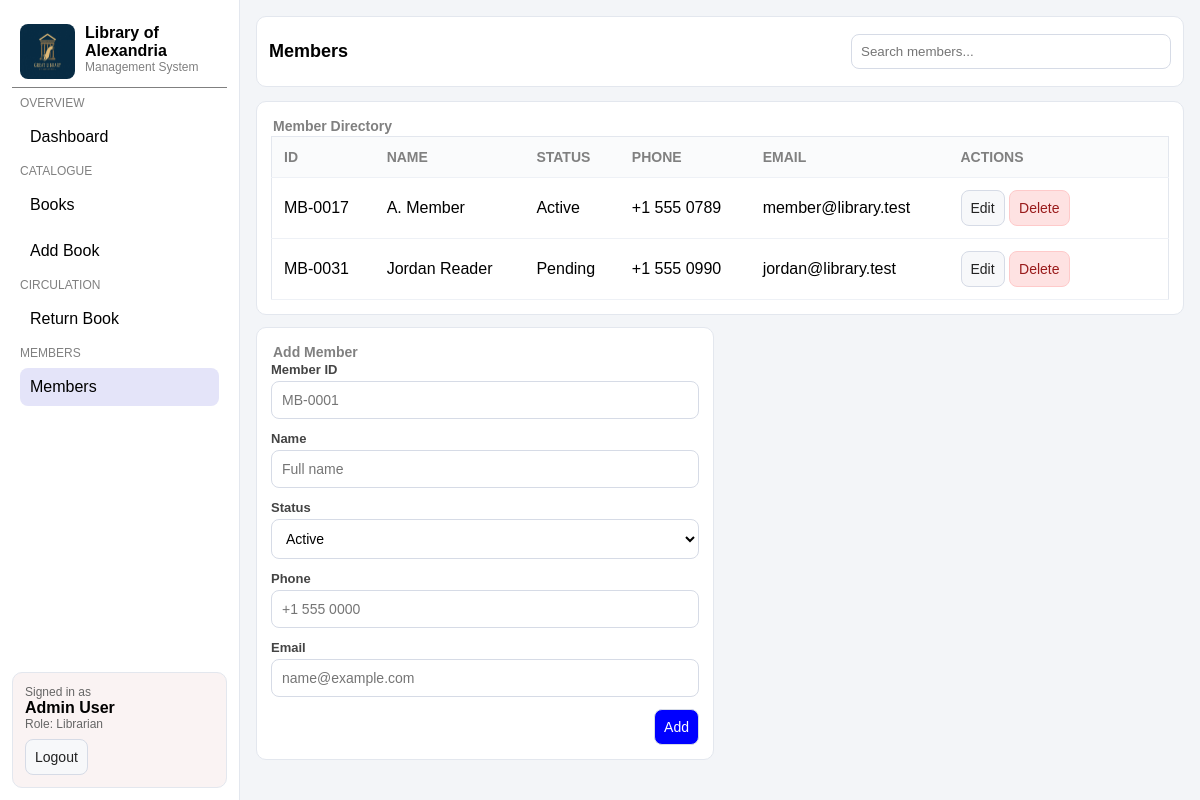
/members.php (signed in), run on an earlier commit of the app's database.
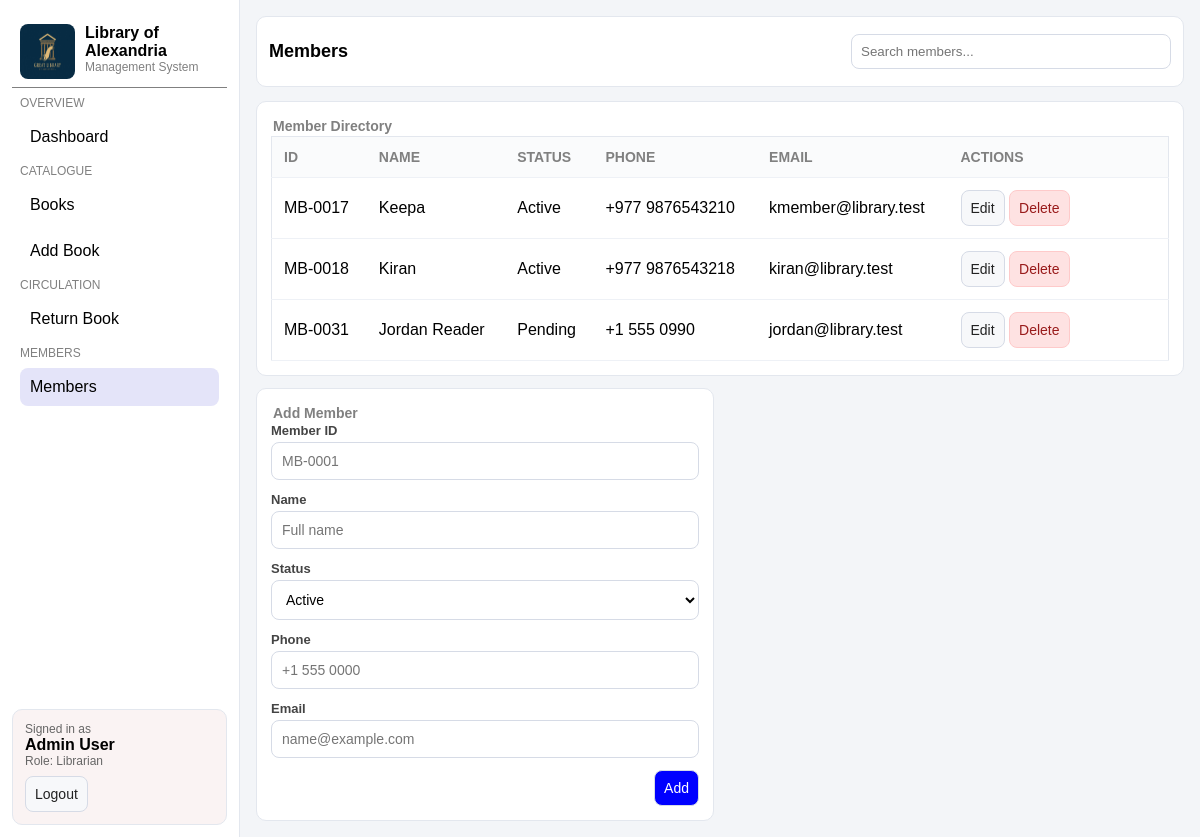
And on a later commit of the database.
### tables this page shows
CREATE TABLE IF NOT EXISTS members (
  id         VARCHAR(32)  NOT NULL,
  name       VARCHAR(255) NOT NULL,
  status     VARCHAR(20)  NOT NULL DEFAULT 'Active',
  phone      VARCHAR(40)  NULL,
  email      VARCHAR(255) NULL,
  created_at TIMESTAMP    NOT NULL DEFAULT CURRENT_TIMESTAMP,
  PRIMARY KEY (id)
);

### auth_check.php (called while the page is built, shortened)
<?php
$adminName = $_SESSION['admin_name'];

### members.php (the view, shortened to what this page needs)
<?php
require_once 'auth_check.php';
require_once 'db_connect.php';
$activePage = 'members';
$q      = trim($_GET['q'] ?? '');
if ($q !== '') {
    $like = "%$q%";
    $stmt = $conn->prepare('SELECT * FROM members WHERE id LIKE ? OR name LIKE ? OR phone LIKE ? OR email LIKE ? ORDER BY created_at DESC');
    $stmt->bind_param('ssss', $like, $like, $like, $like);
    $stmt->execute();
    $members = $stmt->get_result()->fetch_all(MYSQLI_ASSOC);
} else {
    $members = $conn->query('SELECT * FROM members ORDER BY created_at DESC')->fetch_all(MYSQLI_ASSOC);
}
require_once 'header.php';
?>
      <header class="topbar">
        <h1>Members</h1>
        <div class="actions">
          <form class="search" action="members.php" method="get">
            <input type="text" name="q" placeholder="Search members..." value="<?php echo htmlspecialchars($q); ?>">
          </form>
        </div>
      </header>
      <section class="grid">
        <div class="card span-12">
          <h2>Member Directory</h2>
          <div class="table-wrap">
            <table>
              <thead>
                <tr>
                  <th>ID</th>
                  <th>Name</th>
                  <th>Status</th>
                  <th>Phone</th>
                  <th>Email</th>
                  <th style="width:220px">Actions</th>
                </tr>
              </thead>
              <tbody>
              <?php foreach ($members as $m): ?>
                <tr>
                  <td><?php echo htmlspecialchars($m['id']); ?></td>
                  <td><?php echo htmlspecialchars($m['name']); ?></td>
                  <td><?php echo htmlspecialchars($m['status']); ?></td>
                  <td><?php echo htmlspecialchars($m['phone']); ?></td>
                  <td><?php echo htmlspecialchars($m['email']); ?></td>
                  <td>
                    <a class="btn" href="members.php?edit=<?php echo urlencode($m['id']); ?>">Edit</a>
                    <form action="members.php" method="post" style="display:inline" onsubmit="return confirm('Delete this member?');">
                      <button class="btn danger" type="submit">Delete</button>
                    </form>
                  </td>
                </tr>
              <?php endforeach; ?>
              </tbody>
            </table>
          </div>
        </div>
        <div class="card span-6">
          <h2>Add Member</h2>
          <form action="members.php" method="post" autocomplete="on">
            <div class="form-grid">
              <div class="field">
                <label for="member_id">Member ID</label>
                <input id="member_id" name="id" placeholder="MB-0001" required>
              </div>
              <div class="field">
                <label for="member_name">Name</label>
                <input id="member_name" name="name" placeholder="Full name" required>
              </div>
              <div class="field">
                <label for="member_status">Status</label>
                <select id="member_status" name="status">
                  <option>Active</option>
                </select>
              </div>
              <div class="field">
                <label for="member_phone">Phone</label>
                <input id="member_phone" name="phone" placeholder="+1 555 0000">
              </div>
              <div class="field">
                <label for="member_email">Email</label>
                <input id="member_email" name="email" placeholder="name@example.com">
              </div>
            </div>
            <div class="form-actions">
              <button class="btn primary" type="submit">Add</button>
            </div>
          </form>
        </div>
      </section>
<?php require_once 'footer.php'; ?>

### header.php (shortened to what this page needs)
<!DOCTYPE html>
<html lang="en">
<head>
    <link rel="stylesheet" href="heisenberg.css">
</head>
<body>
  <div class="app">
    <aside class="sidebar">
      <div class="logo">
        <img src="pic.jpg" alt="Library logo">
        <div>
          <b>Library of Alexandria</b>
          <div class="subtitle">Management System</div>
        </div>
      </div>
      <nav class="nav">
        <div class="nav-section">OVERVIEW</div>
        <a <?php if ($activePage === 'dashboard') echo 'class="active"'; ?> href="library.php">Dashboard</a>
        <div class="nav-section">CATALOGUE</div>
        <a <?php if ($activePage === 'books') echo 'class="active"'; ?> href="book.php">Books</a>
        <a <?php if ($activePage === 'addbook') echo 'class="active"'; ?> href="addbook.php">Add Book</a>
        <div class="nav-section">CIRCULATION</div>
        <a <?php if ($activePage === 'returnbook') echo 'class="active"'; ?> href="returnbook.php">Return Book</a>
        <div class="nav-section">MEMBERS</div>
        <a <?php if ($activePage === 'members') echo 'class="active"'; ?> href="members.php">Members</a>
      </nav>
      <div class="sidebar-footer">
        <div class="role">Signed in as</div>
        <b><?php echo htmlspecialchars($adminName); ?></b>
        <div class="role">Role: Librarian</div>
        <a class="btn logout-btn" href="logout.php">Logout</a>
      </div>
    </aside>
    <main class="content">

### footer.php
    </main>
  </div>
</body>
</html>

### heisenberg.css (style rules this page uses)
* { box-sizing: border-box; }
body { margin: 0; font-family: Arial, Helvetica, sans-serif; background: #f3f5f8; color: black; }
.app { display: flex; }
.sidebar { width: 240px; background: white; border-right: 1px solid #e3e7ee; padding: 16px 12px; position: fixed; top: 0; left: 0; bottom: 0; }
.content { margin-left: 240px; padding: 16px; width: 100%; }
.logo { display: flex; gap: 10px; padding: 8px; border-bottom: 1px solid grey; }
.logo img { width: 55px; height: 55px; border-radius: 8px; }
.logo .subtitle { font-size: 12px; color: grey; }
.nav-section { font-size: 12px; color: grey; margin: 8px; }
.nav a { display: block; text-decoration: none; color: black; padding: 10px; border-radius: 8px; margin: 8px; }
.nav a.active { background: rgb(228, 228, 249); }
.sidebar-footer { position: absolute; left: 12px; right: 12px; bottom: 12px; border: 1px solid #e3e7ee; border-radius: 10px; padding: 12px; background: rgb(250, 243, 243); }
.sidebar-footer .role { color: #666; font-size: 12px; }
.logout-btn { margin-top: 8px; display: block; text-align: center; font-size: 13px; }
.topbar { display: flex; justify-content: space-between; align-items: center; background-color: white; border: 1px solid #e3e7ee; border-radius: 10px; padding: 12px; }
.topbar h1 { font-size: 18px; }
.topbar .actions { display: flex; align-items: center; gap: 10px; }
.search input { padding: 9px; border: 1px solid #d6dbe6; border-radius: 8px; width: 320px; }
.grid { margin-top: 14px; display: grid; grid-template-columns: repeat(12, 1fr); gap: 12px; }
.card { background: #fff; border: 1px solid #e3e7ee; border-radius: 10px; padding: 14px; }
.card h2 { margin: 2px; font-size: 14px; color: grey; }
.span-6 { grid-column: span 6; }
.span-12 { grid-column: span 12; }
.btn { display: inline-block; padding: 9px; border-radius: 8px; border: 1px solid #d6dbe6; background: #f7f8fa; color: #222; text-decoration: none; cursor: pointer; font-size: 14px; }
.btn.primary { background: blue; color: #fff; }
.btn.danger { background: #fee2e2; border-color: #fecaca; color: #991b1b; }
.table-wrap { overflow-x: auto; }
table { width: 100%; border-collapse: collapse; min-width: 720px; background: white; border: 1px solid #e3e7ee; }
th, td { padding: 12px; border-bottom: 1px solid #eef1f6; text-align: left; }
th { font-size: 14px; text-transform: uppercase; color: grey; background: #fafbfc; }
label { display: block; font-size: 13px; font-weight: 600; color: #444; margin-bottom: 4px; }
.form-grid { display: grid; gap: 12px; }
.field input, .field select, .field textarea { width: 100%; padding: 10px; border-radius: 8px; border: 1px solid #d6dbe6; background: white; font-size: 14px; font-family: inherit; }
.form-actions { margin-top: 12px; display: flex; justify-content: flex-end; gap: 10px; }

What changed in the data, as far as the page shows it:
changed members "MB-0017": name "A. Member" → "Keepa"; phone "+1 555 0789" → "+977 9876543210"; email "member@library.test" → "kmember@library.test"
added members: id "MB-0018", name "Kiran", status "Active", phone "+977 9876543218", email "kiran@library.test"
